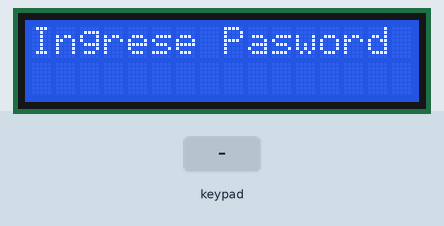
Simulated run of this sketch. Board: Arduino Uno, built with avr-gcc and run on an emulated ATmega328P. On the bench: 16×2 character LCD. Inputs (shaded band) come from the test bench. What the sketch prints to the serial monitor is not drawn.

Above: at 1.2 s.
1.3 s: keypad keys 4 2 5 9 pressed 0.4 s apart
At 3.0 s:
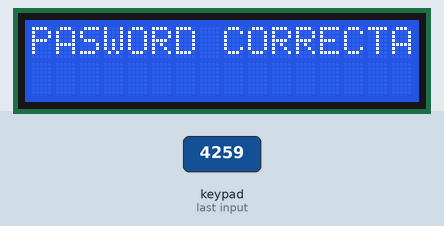
4.4 s: keypad keys 9 8 7 6 pressed 0.4 s apart
At 7.6 s:
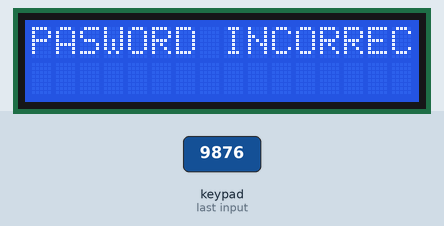
8.5 s: key 'A' pressed
11.5 s: key 'B' pressed
13.0 s: key 'C' pressed
14.5 s: key '1' pressed
Timing chart, 0 to 17.5 s (numbered marks = the images above; inputs shaded):
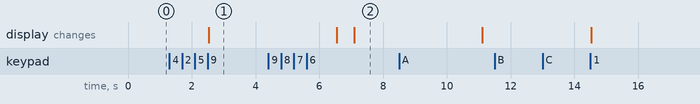

The sketch:

LCD_Keypad_Pasword.ino
```cpp
#include <LiquidCrystal_I2C.h>
LiquidCrystal_I2C pantalla(0x3F,16,2);

#include <Wire.h>
#include <Keypad.h>
#define FILAS 4
#define COLUMNAS 4
char keys [4][4] = {'1','2','3','A','4','5','6','B','7','8','9','C','*','0','#','D'};
byte pinesFilas[FILAS] = {9,8,7,6};
byte pinesColumnas[COLUMNAS] = {5,4,3,2};
Keypad teclado = Keypad(makeKeymap(keys), pinesColumnas,pinesFilas,  COLUMNAS,FILAS);
char tecla;
char pasword[] = {"4259"};
char clave[4];
int i=0;
int contador=0;

void setup()
{
  Serial.begin(9600);
  Wire.begin();
  pantalla.begin(16,2);
  pantalla.clear();
  pantalla.backlight();
}

void loop()
{
  tecla = teclado.getKey();
  if(contador==0)
  {
    pantalla.clear();
    pantalla.setCursor(0,0);
    pantalla.print("Ingrese Pasword");
    contador++;
  }
  if(tecla!=NO_KEY)
  {
    clave[i]=tecla;
    i++;
    Serial.println(tecla);
    if(i==4)
    {
      if(clave[0]==pasword[0]&&clave[1]==pasword[1]&&clave[2]==pasword[2]&&clave[3]==pasword[3])
      {
        pantalla.clear();
        pantalla.setCursor(0,0);
        pantalla.print("PASWORD CORRECTA");
        Serial.println("PASWORD CORRECTA");
        delay(4000);
        i=0;
        contador=0;
      }
      else
      {
        pantalla.clear();
        pantalla.setCursor(0,0);
        pantalla.print("PASWORD INCORRECTA");
        Serial.println("PASWORD INCORRECTA");
        delay(4000);
        i=0;
        contador=0;
      }
    }
  }
}
```

Measured:
- after the input at 1.3 s, the display: changes after 1.2 s (image 1)
- after the input at 4.4 s, the display: first differs from a run without the input after 2.7 s (image 2)
- after the input at 11.5 s, every drawn part: stays the same
- after the input at 13.0 s, every drawn part: stays the same
